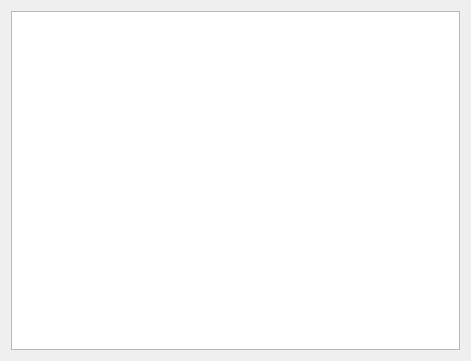
<?xml version="1.0" encoding="UTF-8"?>
<ui version="4.0">
 <class>Form</class>
 <widget class="QWidget" name="Form">
  <property name="geometry">
   <rect>
    <x>0</x>
    <y>0</y>
    <width>471</width>
    <height>361</height>
   </rect>
  </property>
  <property name="windowTitle">
   <string>Form</string>
  </property>
  <layout class="QHBoxLayout" name="horizontalLayout">
   <item>
    <widget class="QTreeView" name="treeView">
     <property name="sortingEnabled">
      <bool>true</bool>
     </property>
     <property name="wordWrap">
      <bool>true</bool>
     </property>
    </widget>
   </item>
  </layout>
 </widget>
 <resources/>
 <connections/>
</ui>
